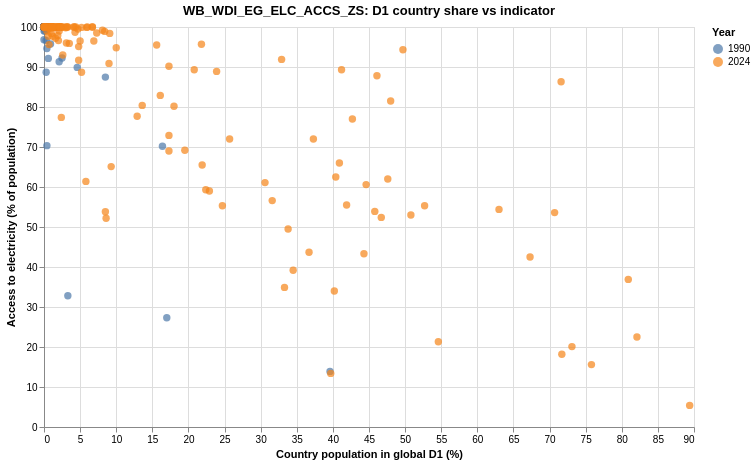

The notebook cell saved with this chart:
### Code cell
print(f"Common years: {result['first_year']} and {result['last_year']}")
print(result['deprivation_label'])
display(result['correlations'].round(3))
display(result['endpoint_summary'].round(3))
result['chart']

### Figure 1 — Vega-Lite specification as saved in the notebook (floating-point values rounded to 4 significant figures; data arrays with more than 128 entries replaced by an {"elided": "..."} marker saying what was removed)
{"config": {"view": {"continuousWidth": 300, "continuousHeight": 300}}, "data": {"name": "data-3e596cc59297ccf507d777ff9055e507"}, "mark": {"type": "circle", "opacity": 0.7, "size": 55}, "encoding": {"color": {"field": "year", "title": "Year", "type": "nominal"}, "tooltip": [{"field": "code", "type": "nominal"}, {"field": "year", "type": "quantitative"}, {"field": "indicator_value", "type": "quantitative"}, {"field": "d1_population_share", "type": "quantitative"}, {"field": "deprivation_proxy", "type": "quantitative"}], "x": {"field": "d1_country_population_pct", "title": "Country population in global D1 (%)", "type": "quantitative"}, "y": {"field": "indicator_value", "title": "Access to electricity (% of population)", "type": "quantitative"}}, "height": 400, "title": "WB_WDI_EG_ELC_ACCS_ZS: D1 country share vs indicator", "width": 650, "$schema": "https://vega.github.io/schema/vega-lite/v6.4.1.json", "datasets": {"data-3e596cc59297ccf507d777ff9055e507": {"elided": "313 records"}}}
